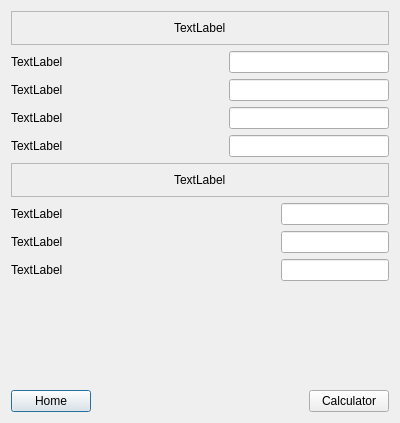
<?xml version="1.0" encoding="UTF-8"?>
<ui version="4.0">
 <class>Pid</class>
 <widget class="QDialog" name="Pid">
  <property name="geometry">
   <rect>
    <x>0</x>
    <y>0</y>
    <width>400</width>
    <height>423</height>
   </rect>
  </property>
  <property name="windowTitle">
   <string>Dialog</string>
  </property>
  <layout class="QVBoxLayout" name="verticalLayout_2">
   <item>
    <layout class="QVBoxLayout" name="verticalLayout">
     <property name="bottomMargin">
      <number>0</number>
     </property>
     <item>
      <widget class="QFrame" name="frame">
       <property name="frameShape">
        <enum>QFrame::StyledPanel</enum>
       </property>
       <property name="frameShadow">
        <enum>QFrame::Raised</enum>
       </property>
       <layout class="QHBoxLayout" name="horizontalLayout_7">
        <item alignment="Qt::AlignHCenter">
         <widget class="QLabel" name="label_5">
          <property name="text">
           <string>TextLabel</string>
          </property>
         </widget>
        </item>
       </layout>
      </widget>
     </item>
     <item>
      <layout class="QHBoxLayout" name="horizontalLayout_3">
       <item>
        <widget class="QLabel" name="label">
         <property name="text">
          <string>TextLabel</string>
         </property>
        </widget>
       </item>
       <item>
        <spacer name="horizontalSpacer_2">
         <property name="orientation">
          <enum>Qt::Horizontal</enum>
         </property>
         <property name="sizeHint" stdset="0">
          <size>
           <width>40</width>
           <height>20</height>
          </size>
         </property>
        </spacer>
       </item>
       <item>
        <widget class="QLineEdit" name="lineEdit"/>
       </item>
      </layout>
     </item>
     <item>
      <layout class="QHBoxLayout" name="horizontalLayout_4">
       <item>
        <widget class="QLabel" name="label_2">
         <property name="text">
          <string>TextLabel</string>
         </property>
        </widget>
       </item>
       <item>
        <spacer name="horizontalSpacer_3">
         <property name="orientation">
          <enum>Qt::Horizontal</enum>
         </property>
         <property name="sizeHint" stdset="0">
          <size>
           <width>40</width>
           <height>20</height>
          </size>
         </property>
        </spacer>
       </item>
       <item>
        <widget class="QLineEdit" name="lineEdit_2"/>
       </item>
      </layout>
     </item>
     <item>
      <layout class="QHBoxLayout" name="horizontalLayout_5">
       <item>
        <widget class="QLabel" name="label_3">
         <property name="text">
          <string>TextLabel</string>
         </property>
        </widget>
       </item>
       <item>
        <spacer name="horizontalSpacer_4">
         <property name="orientation">
          <enum>Qt::Horizontal</enum>
         </property>
         <property name="sizeHint" stdset="0">
          <size>
           <width>40</width>
           <height>20</height>
          </size>
         </property>
        </spacer>
       </item>
       <item>
        <widget class="QLineEdit" name="lineEdit_3"/>
       </item>
      </layout>
     </item>
     <item>
      <layout class="QHBoxLayout" name="horizontalLayout_6">
       <item>
        <widget class="QLabel" name="label_4">
         <property name="text">
          <string>TextLabel</string>
         </property>
        </widget>
       </item>
       <item>
        <spacer name="horizontalSpacer_5">
         <property name="orientation">
          <enum>Qt::Horizontal</enum>
         </property>
         <property name="sizeHint" stdset="0">
          <size>
           <width>40</width>
           <height>20</height>
          </size>
         </property>
        </spacer>
       </item>
       <item>
        <widget class="QLineEdit" name="lineEdit_4"/>
       </item>
      </layout>
     </item>
     <item>
      <widget class="QFrame" name="frame_2">
       <property name="frameShape">
        <enum>QFrame::StyledPanel</enum>
       </property>
       <property name="frameShadow">
        <enum>QFrame::Raised</enum>
       </property>
       <layout class="QHBoxLayout" name="horizontalLayout_8">
        <item alignment="Qt::AlignHCenter">
         <widget class="QLabel" name="label_6">
          <property name="text">
           <string>TextLabel</string>
          </property>
         </widget>
        </item>
       </layout>
      </widget>
     </item>
     <item>
      <layout class="QHBoxLayout" name="horizontalLayout_9">
       <item>
        <widget class="QLabel" name="label_7">
         <property name="text">
          <string>TextLabel</string>
         </property>
        </widget>
       </item>
       <item>
        <spacer name="horizontalSpacer_6">
         <property name="orientation">
          <enum>Qt::Horizontal</enum>
         </property>
         <property name="sizeHint" stdset="0">
          <size>
           <width>40</width>
           <height>20</height>
          </size>
         </property>
        </spacer>
       </item>
       <item>
        <widget class="QLineEdit" name="lineEdit_5">
         <property name="sizePolicy">
          <sizepolicy hsizetype="Minimum" vsizetype="Fixed">
           <horstretch>0</horstretch>
           <verstretch>0</verstretch>
          </sizepolicy>
         </property>
        </widget>
       </item>
      </layout>
     </item>
     <item>
      <layout class="QHBoxLayout" name="horizontalLayout_10">
       <item>
        <widget class="QLabel" name="label_8">
         <property name="text">
          <string>TextLabel</string>
         </property>
        </widget>
       </item>
       <item>
        <spacer name="horizontalSpacer_7">
         <property name="orientation">
          <enum>Qt::Horizontal</enum>
         </property>
         <property name="sizeHint" stdset="0">
          <size>
           <width>40</width>
           <height>20</height>
          </size>
         </property>
        </spacer>
       </item>
       <item>
        <widget class="QLineEdit" name="lineEdit_6">
         <property name="sizePolicy">
          <sizepolicy hsizetype="Minimum" vsizetype="Fixed">
           <horstretch>0</horstretch>
           <verstretch>0</verstretch>
          </sizepolicy>
         </property>
        </widget>
       </item>
      </layout>
     </item>
     <item>
      <layout class="QHBoxLayout" name="horizontalLayout_11">
       <item>
        <widget class="QLabel" name="label_9">
         <property name="text">
          <string>TextLabel</string>
         </property>
        </widget>
       </item>
       <item>
        <spacer name="horizontalSpacer_8">
         <property name="orientation">
          <enum>Qt::Horizontal</enum>
         </property>
         <property name="sizeHint" stdset="0">
          <size>
           <width>40</width>
           <height>20</height>
          </size>
         </property>
        </spacer>
       </item>
       <item>
        <widget class="QLineEdit" name="lineEdit_7">
         <property name="sizePolicy">
          <sizepolicy hsizetype="Minimum" vsizetype="Fixed">
           <horstretch>0</horstretch>
           <verstretch>0</verstretch>
          </sizepolicy>
         </property>
        </widget>
       </item>
      </layout>
     </item>
    </layout>
   </item>
   <item>
    <spacer name="verticalSpacer">
     <property name="orientation">
      <enum>Qt::Vertical</enum>
     </property>
     <property name="sizeHint" stdset="0">
      <size>
       <width>20</width>
       <height>40</height>
      </size>
     </property>
    </spacer>
   </item>
   <item>
    <layout class="QHBoxLayout" name="horizontalLayout_2">
     <item>
      <widget class="QPushButton" name="homePushButton">
       <property name="text">
        <string>Home</string>
       </property>
      </widget>
     </item>
     <item>
      <spacer name="horizontalSpacer">
       <property name="orientation">
        <enum>Qt::Horizontal</enum>
       </property>
       <property name="sizeHint" stdset="0">
        <size>
         <width>40</width>
         <height>20</height>
        </size>
       </property>
      </spacer>
     </item>
     <item>
      <widget class="QPushButton" name="calculatorPushButton">
       <property name="text">
        <string>Calculator</string>
       </property>
      </widget>
     </item>
    </layout>
   </item>
  </layout>
 </widget>
 <resources/>
 <connections/>
</ui>
